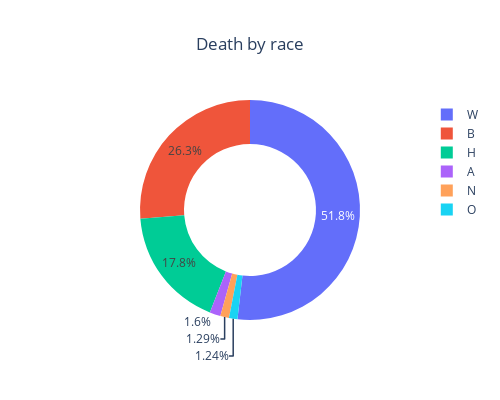

The cell this chart's notebook holds for it:
### Code cell
fig4 = px.pie(death_g, names='race', values='count', hole=0.6, title='Death by race', width=500, height=400)
fig4.update_layout(title_x=0.5)
fig4.show()

### Figure 1 — Plotly figure (JSON) as saved in the notebook; plotly's stock layout.template omitted (floating-point values rounded to 4 significant figures)
{"data": [{"domain": {"x": [0, 1], "y": [0, 1]}, "hole": 0.6, "hovertemplate": "race=%{label}<br>count=%{value}<extra></extra>", "labels": ["W", "B", "H", "A", "N", "O"], "legendgroup": "", "name": "", "showlegend": true, "type": "pie", "values": [1168, 592, 401, 36, 29, 28]}], "layout": {"height": 400, "legend": {"tracegroupgap": 0}, "title": {"text": "Death by race", "x": 0.5}, "width": 500}}
